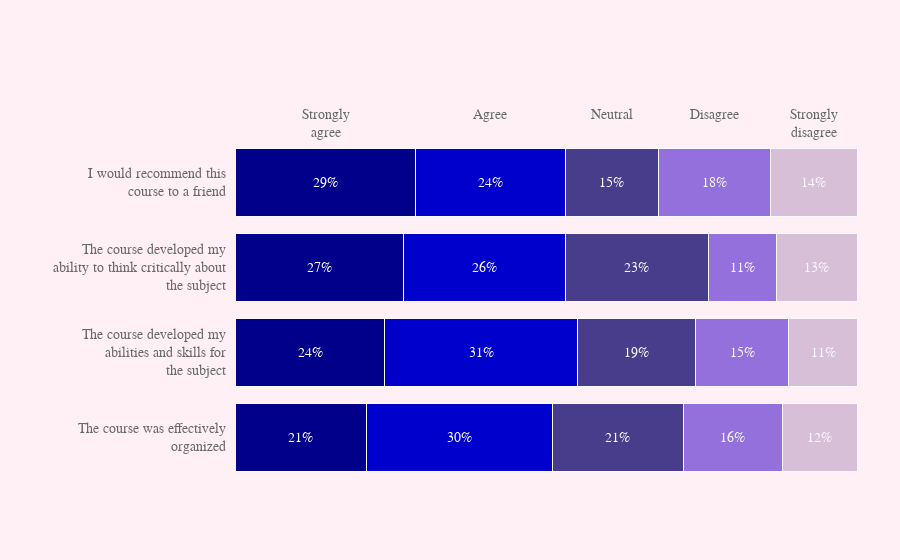

Write notebook code for a chart like this one.
### Markdown cell above
### 4º Gráfico Plotly
Variáveis Categóricas (Barra Deitada)
-> Adicionar Filtro: Niveis de Obesidade

### Code cell
import plotly.graph_objects as go

top_labels = ['Strongly<br>agree', 'Agree', 'Neutral', 'Disagree',
              'Strongly<br>disagree']

colors = ['DarkBlue', 'MediumBlue', 'DarkSlateBlue', 'mediumpurple', 'thistle']
x_data = [[21, 30, 21, 16, 12],
          [24, 31, 19, 15, 11],
          [27, 26, 23, 11, 13],
          [29, 24, 15, 18, 14]]

y_data = ['The course was effectively<br>organized',
          'The course developed my<br>abilities and skills ' +
          'for<br>the subject', 'The course developed ' +
          'my<br>ability to think critically about<br>the subject',
          'I would recommend this<br>course to a friend']

fig = go.Figure()

for i in range(0, len(x_data[0])):
    for xd, yd in zip(x_data, y_data):
        fig.add_trace(go.Bar(
            x=[xd[i]], y=[yd],
            orientation='h',
            marker=dict(
                color=colors[i],
                line=dict(color='ghostwhite', width=1)
            )
        ))

fig.update_layout(
    xaxis=dict(
        showgrid=False,
        showline=False,
        showticklabels=False,
        zeroline=False,
        domain=[0.15, 1]
    ),
    yaxis=dict(
        showgrid=False,
        showline=False,
        showticklabels=False,
        zeroline=False,
    ),
    barmode='stack',
    paper_bgcolor='lavenderblush',
    plot_bgcolor='lavenderblush',
    margin=dict(l=120, r=10, t=140, b=80),
    showlegend=False,
)

annotations = []

for yd, xd in zip(y_data, x_data):
    # labeling the y-axis
    annotations.append(dict(xref='paper', yref='y',
                            x=0.14, y=yd,
                            xanchor='right',
                            text=str(yd),
                            font=dict(family='Arial', size=14,
                                      color='dimgray'),
                            showarrow=False, align='right'))
    # labeling the first percentage of each bar (x_axis)
    annotations.append(dict(xref='x', yref='y',
                            x=xd[0] / 2, y=yd,
                            text=str(xd[0]) + '%',
                            font=dict(family='Arial', size=14,
                                      color='white'),
                            showarrow=False))
    # labeling the first Likert scale (on the top)
    if yd == y_data[-1]:
        annotations.append(dict(xref='x', yref='paper',
                                x=xd[0] / 2, y=1.1,
                                text=top_labels[0],
                                font=dict(family='Arial', size=14,
                                          color='dimgray'),
                                showarrow=False))
    space = xd[0]
    for i in range(1, len(xd)):
            # labeling the rest of percentages for each bar (x_axis)
            annotations.append(dict(xref='x', yref='y',
                                    x=space + (xd[i]/2), y=yd,
                                    text=str(xd[i]) + '%',
                                    font=dict(family='Arial', size=14,
                                              color='ghostwhite'),
                                    showarrow=False))
            # labeling the Likert scale
            if yd == y_data[-1]:
                annotations.append(dict(xref='x', yref='paper',
                                        x=space + (xd[i]/2), y=1.1,
                                        text=top_labels[i],
                                        font=dict(family='Arial', size=14,
                                                  color='dimgray'),
                                        showarrow=False))
            space += xd[i]

fig.update_layout(annotations=annotations)

fig.show()

### Figure 1 — Plotly figure (JSON) as saved in the notebook; plotly's stock layout.template omitted (floating-point values rounded to 4 significant figures)
{"data": [{"marker": {"color": "DarkBlue", "line": {"color": "ghostwhite", "width": 1}}, "orientation": "h", "type": "bar", "x": [21], "y": ["The course was effectively<br>organized"]}, {"marker": {"color": "DarkBlue", "line": {"color": "ghostwhite", "width": 1}}, "orientation": "h", "type": "bar", "x": [24], "y": ["The course developed my<br>abilities and skills for<br>the subject"]}, {"marker": {"color": "DarkBlue", "line": {"color": "ghostwhite", "width": 1}}, "orientation": "h", "type": "bar", "x": [27], "y": ["The course developed my<br>ability to think critically about<br>the subject"]}, {"marker": {"color": "DarkBlue", "line": {"color": "ghostwhite", "width": 1}}, "orientation": "h", "type": "bar", "x": [29], "y": ["I would recommend this<br>course to a friend"]}, {"marker": {"color": "MediumBlue", "line": {"color": "ghostwhite", "width": 1}}, "orientation": "h", "type": "bar", "x": [30], "y": ["The course was effectively<br>organized"]}, {"marker": {"color": "MediumBlue", "line": {"color": "ghostwhite", "width": 1}}, "orientation": "h", "type": "bar", "x": [31], "y": ["The course developed my<br>abilities and skills for<br>the subject"]}, {"marker": {"color": "MediumBlue", "line": {"color": "ghostwhite", "width": 1}}, "orientation": "h", "type": "bar", "x": [26], "y": ["The course developed my<br>ability to think critically about<br>the subject"]}, {"marker": {"color": "MediumBlue", "line": {"color": "ghostwhite", "width": 1}}, "orientation": "h", "type": "bar", "x": [24], "y": ["I would recommend this<br>course to a friend"]}, {"marker": {"color": "DarkSlateBlue", "line": {"color": "ghostwhite", "width": 1}}, "orientation": "h", "type": "bar", "x": [21], "y": ["The course was effectively<br>organized"]}, {"marker": {"color": "DarkSlateBlue", "line": {"color": "ghostwhite", "width": 1}}, "orientation": "h", "type": "bar", "x": [19], "y": ["The course developed my<br>abilities and skills for<br>the subject"]}, {"marker": {"color": "DarkSlateBlue", "line": {"color": "ghostwhite", "width": 1}}, "orientation": "h", "type": "bar", "x": [23], "y": ["The course developed my<br>ability to think critically about<br>the subject"]}, {"marker": {"color": "DarkSlateBlue", "line": {"color": "ghostwhite", "width": 1}}, "orientation": "h", "type": "bar", "x": [15], "y": ["I would recommend this<br>course to a friend"]}, {"marker": {"color": "mediumpurple", "line": {"color": "ghostwhite", "width": 1}}, "orientation": "h", "type": "bar", "x": [16], "y": ["The course was effectively<br>organized"]}, {"marker": {"color": "mediumpurple", "line": {"color": "ghostwhite", "width": 1}}, "orientation": "h", "type": "bar", "x": [15], "y": ["The course developed my<br>abilities and skills for<br>the subject"]}, {"marker": {"color": "mediumpurple", "line": {"color": "ghostwhite", "width": 1}}, "orientation": "h", "type": "bar", "x": [11], "y": ["The course developed my<br>ability to think critically about<br>the subject"]}, {"marker": {"color": "mediumpurple", "line": {"color": "ghostwhite", "width": 1}}, "orientation": "h", "type": "bar", "x": [18], "y": ["I would recommend this<br>course to a friend"]}, {"marker": {"color": "thistle", "line": {"color": "ghostwhite", "width": 1}}, "orientation": "h", "type": "bar", "x": [12], "y": ["The course was effectively<br>organized"]}, {"marker": {"color": "thistle", "line": {"color": "ghostwhite", "width": 1}}, "orientation": "h", "type": "bar", "x": [11], "y": ["The course developed my<br>abilities and skills for<br>the subject"]}, {"marker": {"color": "thistle", "line": {"color": "ghostwhite", "width": 1}}, "orientation": "h", "type": "bar", "x": [13], "y": ["The course developed my<br>ability to think critically about<br>the subject"]}, {"marker": {"color": "thistle", "line": {"color": "ghostwhite", "width": 1}}, "orientation": "h", "type": "bar", "x": [14], "y": ["I would recommend this<br>course to a friend"]}], "layout": {"annotations": [{"align": "right", "font": {"color": "dimgray", "family": "Arial", "size": 14}, "showarrow": false, "text": "The course was effectively<br>organized", "x": 0.14, "xanchor": "right", "xref": "paper", "y": "The course was effectively<br>organized", "yref": "y"}, {"font": {"color": "white", "family": "Arial", "size": 14}, "showarrow": false, "text": "21%", "x": 10.5, "xref": "x", "y": "The course was effectively<br>organized", "yref": "y"}, {"font": {"color": "ghostwhite", "family": "Arial", "size": 14}, "showarrow": false, "text": "30%", "x": 36, "xref": "x", "y": "The course was effectively<br>organized", "yref": "y"}, {"font": {"color": "ghostwhite", "family": "Arial", "size": 14}, "showarrow": false, "text": "21%", "x": 61.5, "xref": "x", "y": "The course was effectively<br>organized", "yref": "y"}, {"font": {"color": "ghostwhite", "family": "Arial", "size": 14}, "showarrow": false, "text": "16%", "x": 80, "xref": "x", "y": "The course was effectively<br>organized", "yref": "y"}, {"font": {"color": "ghostwhite", "family": "Arial", "size": 14}, "showarrow": false, "text": "12%", "x": 94, "xref": "x", "y": "The course was effectively<br>organized", "yref": "y"}, {"align": "right", "font": {"color": "dimgray", "family": "Arial", "size": 14}, "showarrow": false, "text": "The course developed my<br>abilities and skills for<br>the subject", "x": 0.14, "xanchor": "right", "xref": "paper", "y": "The course developed my<br>abilities and skills for<br>the subject", "yref": "y"}, {"font": {"color": "white", "family": "Arial", "size": 14}, "showarrow": false, "text": "24%", "x": 12, "xref": "x", "y": "The course developed my<br>abilities and skills for<br>the subject", "yref": "y"}, {"font": {"color": "ghostwhite", "family": "Arial", "size": 14}, "showarrow": false, "text": "31%", "x": 39.5, "xref": "x", "y": "The course developed my<br>abilities and skills for<br>the subject", "yref": "y"}, {"font": {"color": "ghostwhite", "family": "Arial", "size": 14}, "showarrow": false, "text": "19%", "x": 64.5, "xref": "x", "y": "The course developed my<br>abilities and skills for<br>the subject", "yref": "y"}, {"font": {"color": "ghostwhite", "family": "Arial", "size": 14}, "showarrow": false, "text": "15%", "x": 81.5, "xref": "x", "y": "The course developed my<br>abilities and skills for<br>the subject", "yref": "y"}, {"font": {"color": "ghostwhite", "family": "Arial", "size": 14}, "showarrow": false, "text": "11%", "x": 94.5, "xref": "x", "y": "The course developed my<br>abilities and skills for<br>the subject", "yref": "y"}, {"align": "right", "font": {"color": "dimgray", "family": "Arial", "size": 14}, "showarrow": false, "text": "The course developed my<br>ability to think critically about<br>the subject", "x": 0.14, "xanchor": "right", "xref": "paper", "y": "The course developed my<br>ability to think critically about<br>the subject", "yref": "y"}, {"font": {"color": "white", "family": "Arial", "size": 14}, "showarrow": false, "text": "27%", "x": 13.5, "xref": "x", "y": "The course developed my<br>ability to think critically about<br>the subject", "yref": "y"}, {"font": {"color": "ghostwhite", "family": "Arial", "size": 14}, "showarrow": false, "text": "26%", "x": 40, "xref": "x", "y": "The course developed my<br>ability to think critically about<br>the subject", "yref": "y"}, {"font": {"color": "ghostwhite", "family": "Arial", "size": 14}, "showarrow": false, "text": "23%", "x": 64.5, "xref": "x", "y": "The course developed my<br>ability to think critically about<br>the subject", "yref": "y"}, {"font": {"color": "ghostwhite", "family": "Arial", "size": 14}, "showarrow": false, "text": "11%", "x": 81.5, "xref": "x", "y": "The course developed my<br>ability to think critically about<br>the subject", "yref": "y"}, {"font": {"color": "ghostwhite", "family": "Arial", "size": 14}, "showarrow": false, "text": "13%", "x": 93.5, "xref": "x", "y": "The course developed my<br>ability to think critically about<br>the subject", "yref": "y"}, {"align": "right", "font": {"color": "dimgray", "family": "Arial", "size": 14}, "showarrow": false, "text": "I would recommend this<br>course to a friend", "x": 0.14, "xanchor": "right", "xref": "paper", "y": "I would recommend this<br>course to a friend", "yref": "y"}, {"font": {"color": "white", "family": "Arial", "size": 14}, "showarrow": false, "text": "29%", "x": 14.5, "xref": "x", "y": "I would recommend this<br>course to a friend", "yref": "y"}, {"font": {"color": "dimgray", "family": "Arial", "size": 14}, "showarrow": false, "text": "Strongly<br>agree", "x": 14.5, "xref": "x", "y": 1.1, "yref": "paper"}, {"font": {"color": "ghostwhite", "family": "Arial", "size": 14}, "showarrow": false, "text": "24%", "x": 41, "xref": "x", "y": "I would recommend this<br>course to a friend", "yref": "y"}, {"font": {"color": "dimgray", "family": "Arial", "size": 14}, "showarrow": false, "text": "Agree", "x": 41, "xref": "x", "y": 1.1, "yref": "paper"}, {"font": {"color": "ghostwhite", "family": "Arial", "size": 14}, "showarrow": false, "text": "15%", "x": 60.5, "xref": "x", "y": "I would recommend this<br>course to a friend", "yref": "y"}, {"font": {"color": "dimgray", "family": "Arial", "size": 14}, "showarrow": false, "text": "Neutral", "x": 60.5, "xref": "x", "y": 1.1, "yref": "paper"}, {"font": {"color": "ghostwhite", "family": "Arial", "size": 14}, "showarrow": false, "text": "18%", "x": 77, "xref": "x", "y": "I would recommend this<br>course to a friend", "yref": "y"}, {"font": {"color": "dimgray", "family": "Arial", "size": 14}, "showarrow": false, "text": "Disagree", "x": 77, "xref": "x", "y": 1.1, "yref": "paper"}, {"font": {"color": "ghostwhite", "family": "Arial", "size": 14}, "showarrow": false, "text": "14%", "x": 93, "xref": "x", "y": "I would recommend this<br>course to a friend", "yref": "y"}, {"font": {"color": "dimgray", "family": "Arial", "size": 14}, "showarrow": false, "text": "Strongly<br>disagree", "x": 93, "xref": "x", "y": 1.1, "yref": "paper"}], "barmode": "stack", "margin": {"b": 80, "l": 120, "r": 10, "t": 140}, "paper_bgcolor": "lavenderblush", "plot_bgcolor": "lavenderblush", "showlegend": false, "xaxis": {"domain": [0.15, 1], "showgrid": false, "showline": false, "showticklabels": false, "zeroline": false}, "yaxis": {"showgrid": false, "showline": false, "showticklabels": false, "zeroline": false}}}
